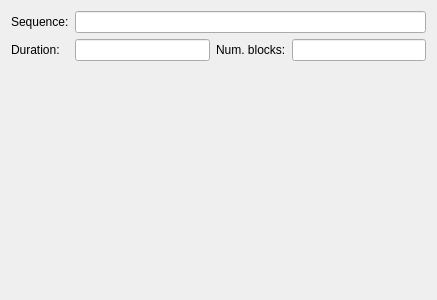
<ui version="4.0" >
 <class>VSSequenceView</class>
 <widget class="QWidget" name="VSSequenceView" >
  <property name="geometry" >
   <rect>
    <x>0</x>
    <y>0</y>
    <width>437</width>
    <height>300</height>
   </rect>
  </property>
  <property name="windowTitle" >
   <string>Form</string>
  </property>
  <layout class="QVBoxLayout" name="verticalLayout" >
   <item>
    <layout class="QGridLayout" name="gridLayout" >
     <item row="0" column="0" >
      <widget class="QLabel" name="label" >
       <property name="text" >
        <string>Sequence:</string>
       </property>
      </widget>
     </item>
     <item row="0" column="1" colspan="3" >
      <widget class="QLineEdit" name="sequence_name" >
       <property name="readOnly" >
        <bool>true</bool>
       </property>
      </widget>
     </item>
     <item row="1" column="0" >
      <widget class="QLabel" name="label_2" >
       <property name="text" >
        <string>Duration:</string>
       </property>
      </widget>
     </item>
     <item row="1" column="1" >
      <widget class="QLineEdit" name="duration" >
       <property name="readOnly" >
        <bool>true</bool>
       </property>
      </widget>
     </item>
     <item row="1" column="2" >
      <widget class="QLabel" name="label_3" >
       <property name="text" >
        <string>Num. blocks:</string>
       </property>
      </widget>
     </item>
     <item row="1" column="3" >
      <widget class="QLineEdit" name="num_blocks" >
       <property name="readOnly" >
        <bool>true</bool>
       </property>
      </widget>
     </item>
    </layout>
   </item>
   <item>
    <widget class="STGlobalView" native="1" name="global_view" />
   </item>
  </layout>
 </widget>
 <customwidgets>
  <customwidget>
   <class>STGlobalView</class>
   <extends>QWidget</extends>
   <header>stglobalview.h</header>
   <container>1</container>
  </customwidget>
 </customwidgets>
 <resources/>
 <connections/>
</ui>
